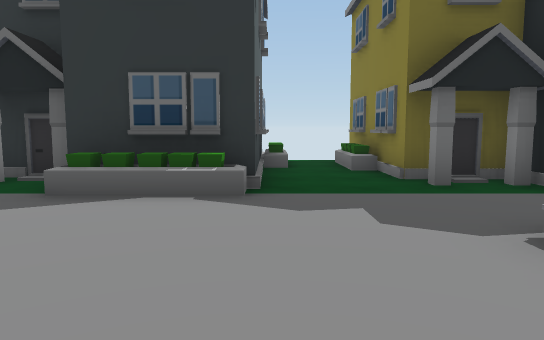
View 1 (above)

17 first-person views from a walk through a scene from a Unity 3-D project. The camera is 1.5 m above the floor, tilts 6° down and sees 70° across. The floor is counted in squares, 2 m on a side. Each view is taken from the middle of a square. On the plan, view 1 faces up. The plan holds only what a view shows up to about 12 squares ahead; the rest is blank. The place goes on beyond the plan. The player is left out. Some animated figures are left out.

View 2
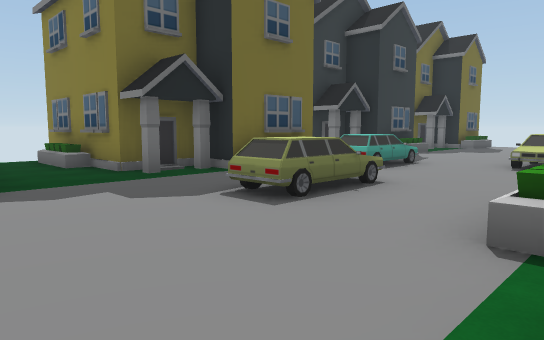

View 3
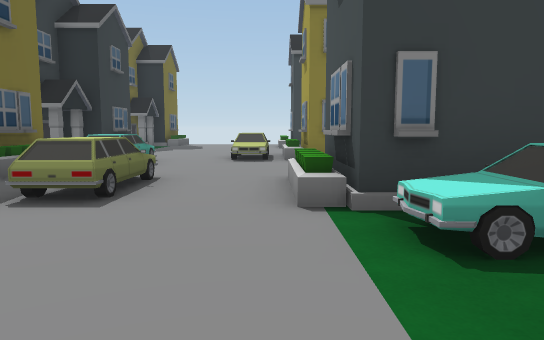

View 4
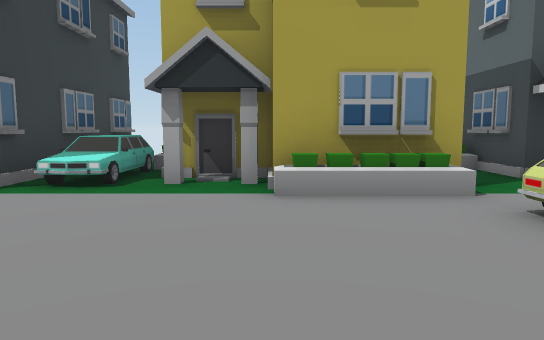

View 5
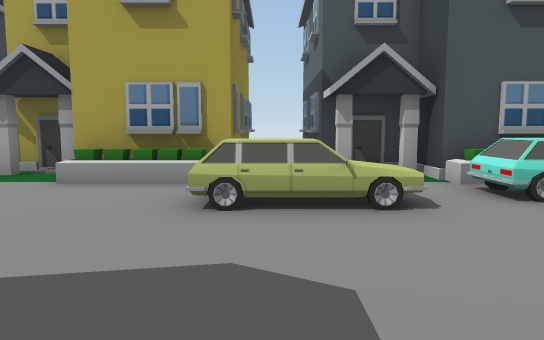

View 6
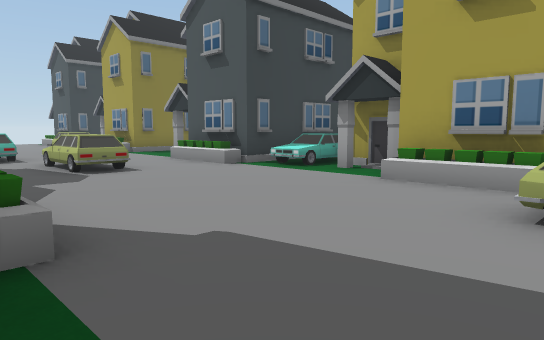

View 7
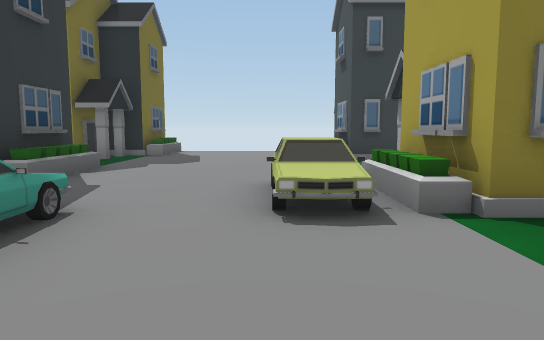

View 8
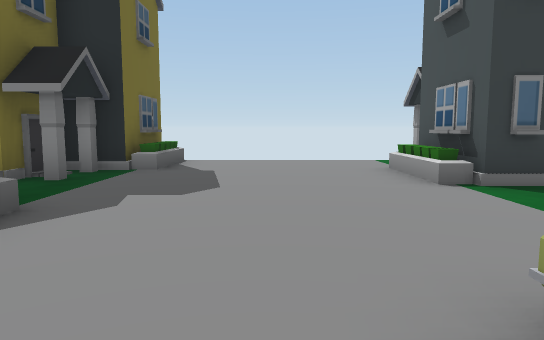

View 9
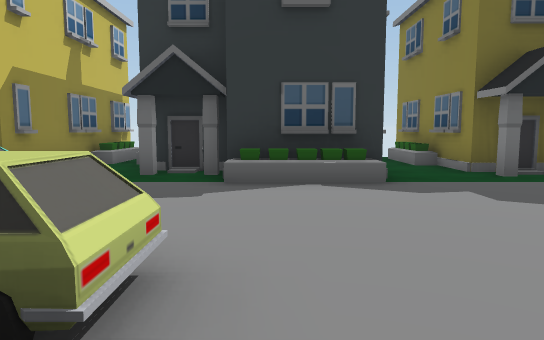

View 10
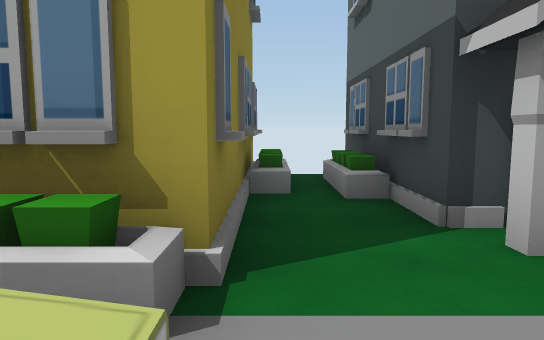

View 11
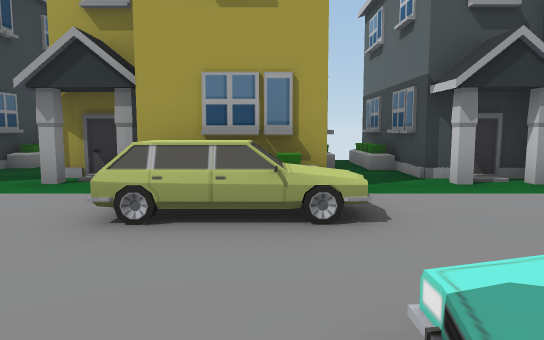

View 12
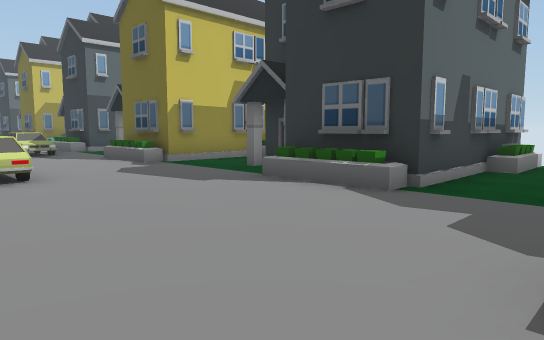

View 13
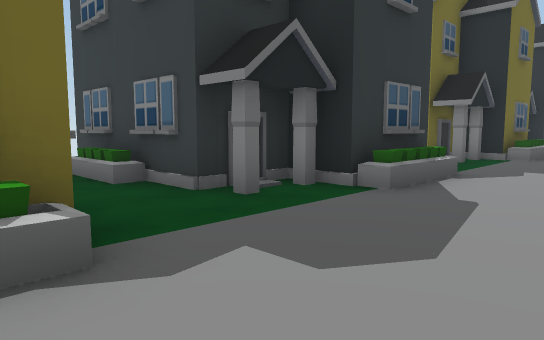

View 14
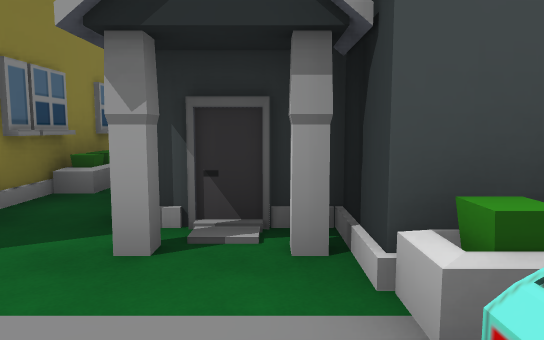

View 15
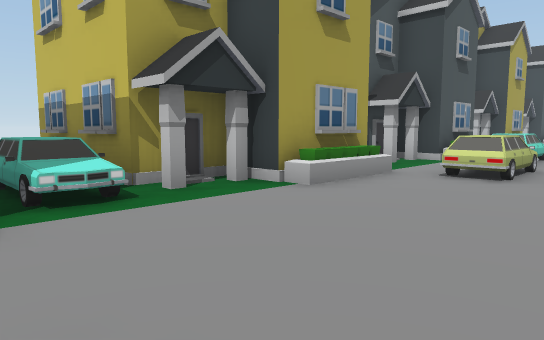

View 16
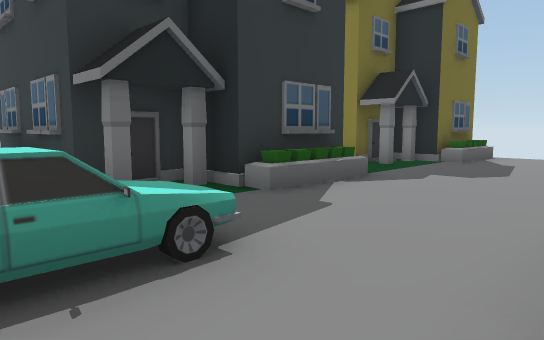

View 17
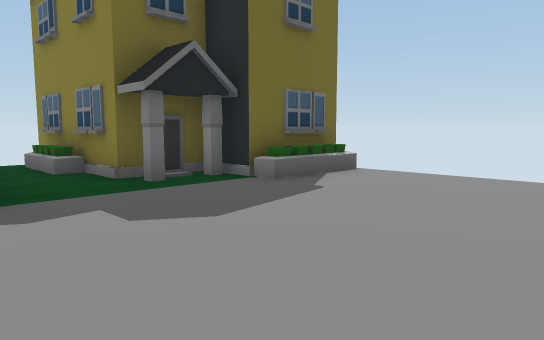

### Floor plan
Key: @ floor where view 1 was taken; # wall or solid block; . floor; / step, stairs or slope; H house; O other object.
Columns run from 8 left of view 1 to 18 right of it. Each row starts with its distance up from view 1.
 10     H   H #   # H     #
  9     #   H.#   # #    H#
  8   #.#   H.#   #.#   /##
  7   #.#   #.#   #.#   ./#
  6   ..### ..#####.### ..###
  5 ##....##H...### ..##....###
  4 .............H  ..........
  3 ..............O/..........
  2 ........../OO.............
  1 O.OO............OO........
  0 ........@.......HH........
 -1 #...###..O###...##....##
 -2 ###.####OO####.. ###.##
 -3   #.#   HO#   ..    .#
 -4   #.#   H #   #H     #
 -5   # #   H #   HH     H
 -6   # H   H H   HH

Positions as (right, up) in squares from view 1, and headings:
1: (0, 0), facing up
2: (-1, -1), facing up-right
3: (-2, 0), facing right
4: (-2, 4), facing down
5: (-5, 5), facing down
6: (-5, 5), facing down-right
7: (4, 1), facing right
8: (8, 2), facing right
9: (10, -1), facing up
10: (7, 1), facing down
11: (8, 4), facing down
12: (2, 0), facing up-left
13: (-7, 2), facing up-right
14: (-7, 1), facing down
15: (2, 3), facing down-left
16: (6, 1), facing up-right
17: (11, 0), facing up-right
